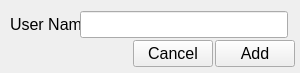
<?xml version="1.0" encoding="UTF-8"?>
<ui version="4.0">
 <class>Home_Directory_Class</class>
 <widget class="QFrame" name="Home_Directory_Class">
  <property name="windowModality">
   <enum>Qt::WindowModal</enum>
  </property>
  <property name="geometry">
   <rect>
    <x>0</x>
    <y>0</y>
    <width>300</width>
    <height>73</height>
   </rect>
  </property>
  <property name="minimumSize">
   <size>
    <width>0</width>
    <height>0</height>
   </size>
  </property>
  <property name="font">
   <font>
    <family>Lucida Grande</family>
    <pointsize>12</pointsize>
   </font>
  </property>
  <property name="windowTitle">
   <string>Frame</string>
  </property>
  <property name="styleSheet">
   <string notr="true"/>
  </property>
  <property name="frameShape">
   <enum>QFrame::NoFrame</enum>
  </property>
  <property name="frameShadow">
   <enum>QFrame::Plain</enum>
  </property>
  <layout class="QVBoxLayout" name="verticalLayout_2">
   <property name="leftMargin">
    <number>10</number>
   </property>
   <property name="topMargin">
    <number>10</number>
   </property>
   <property name="rightMargin">
    <number>5</number>
   </property>
   <property name="bottomMargin">
    <number>4</number>
   </property>
   <item>
    <layout class="QVBoxLayout" name="verticalLayout">
     <property name="spacing">
      <number>2</number>
     </property>
     <item>
      <layout class="QHBoxLayout" name="horizontalLayout_2">
       <property name="spacing">
        <number>0</number>
       </property>
       <property name="rightMargin">
        <number>7</number>
       </property>
       <item>
        <widget class="QLabel" name="label_username">
         <property name="minimumSize">
          <size>
           <width>70</width>
           <height>0</height>
          </size>
         </property>
         <property name="maximumSize">
          <size>
           <width>70</width>
           <height>16777215</height>
          </size>
         </property>
         <property name="font">
          <font>
           <pointsize>12</pointsize>
           <italic>false</italic>
          </font>
         </property>
         <property name="text">
          <string>User Name</string>
         </property>
        </widget>
       </item>
       <item>
        <widget class="QLineEdit" name="lineEdit_home_dir_user_name"/>
       </item>
      </layout>
     </item>
     <item>
      <layout class="QHBoxLayout" name="horizontalLayout">
       <item>
        <spacer name="horizontalSpacer">
         <property name="orientation">
          <enum>Qt::Horizontal</enum>
         </property>
         <property name="sizeHint" stdset="0">
          <size>
           <width>40</width>
           <height>20</height>
          </size>
         </property>
        </spacer>
       </item>
       <item>
        <widget class="QPushButton" name="pushButton_cancel">
         <property name="minimumSize">
          <size>
           <width>80</width>
           <height>0</height>
          </size>
         </property>
         <property name="text">
          <string>Cancel</string>
         </property>
        </widget>
       </item>
       <item>
        <widget class="QPushButton" name="pushButton_add_username">
         <property name="minimumSize">
          <size>
           <width>80</width>
           <height>0</height>
          </size>
         </property>
         <property name="text">
          <string>Add</string>
         </property>
        </widget>
       </item>
      </layout>
     </item>
    </layout>
   </item>
  </layout>
 </widget>
 <resources/>
 <connections/>
</ui>
